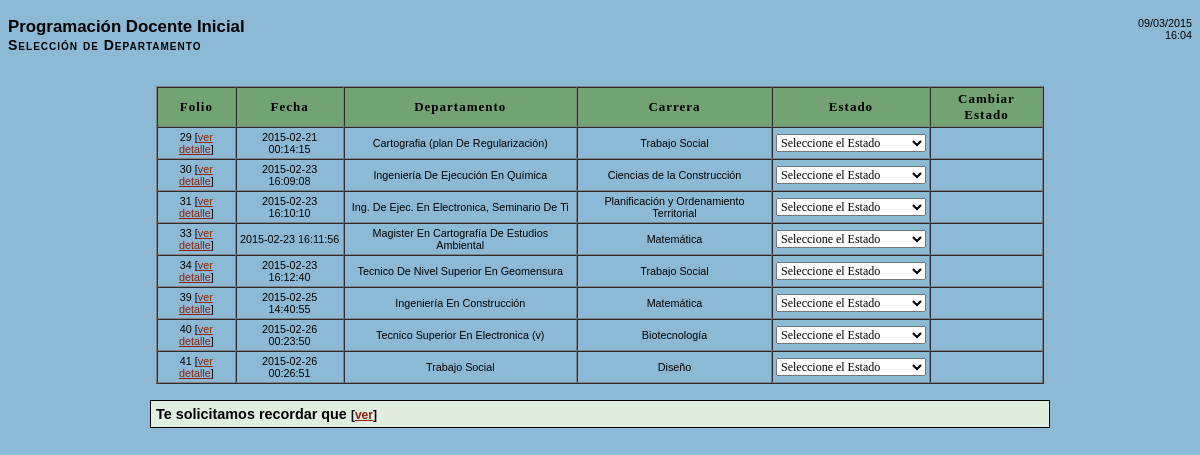
Screenshot of /gestionDecanato/pdi.php with the database file from the repository.
### tables this page shows
CREATE TABLE `PDI` (
  `ID_PDI` int(11) NOT NULL AUTO_INCREMENT,
  `Estado_PDI` int(11) NOT NULL,
  `Nombre_docente` varchar(45) NOT NULL,
  `ID_profesor` varchar(45) NOT NULL,
  `ID_escuela` varchar(45) NOT NULL,
  `Fecha_PDI` datetime NOT NULL,
  `departamentos_ID_depto` int(11) NOT NULL,
  `carreras_ID_carrera` int(11) NOT NULL,
  `PDI_cancelado` int(11) DEFAULT NULL,
  PRIMARY KEY (`ID_PDI`,`departamentos_ID_depto`,`carreras_ID_carrera`,`Estado_PDI`),
  UNIQUE KEY `ID_PDI` (`ID_PDI`),
  KEY `fk_PDI_carreras1_idx` (`carreras_ID_carrera`),
  KEY `fk_PDI_departamentos1_idx` (`departamentos_ID_depto`),
  KEY `fk_Estado_PDI_estados_pdi_pdf_idx` (`Estado_PDI`)
);

CREATE TABLE `carreras` (
  `ID_carrera` int(11) NOT NULL,
  `Codigo_carrera` varchar(45) NOT NULL,
  `Nombre_carrera` varchar(45) NOT NULL,
  PRIMARY KEY (`ID_carrera`)
);

CREATE TABLE `departamentos` (
  `ID_depto` int(11) NOT NULL,
  `Nombre_depto` varchar(45) NOT NULL,
  PRIMARY KEY (`ID_depto`)
);

### gestionDecanato/pdi.php (the view, shortened to what this page needs)
<!DOCTYPE HTML PUBLIC '-//W3C//DTD HTML 4.01 Transitional//EN' 'http://www.w3.org/TR/html4/loose.dtd'>
<html>
	<head>
	</head>
	<body>
		<div id="fecha">
			<?php echo date("d/m/Y"). "<br/>" . date("H:i");?>
		</div>
		<h3>Programaci&oacute;n Docente Inicial<br><small>Selecci&oacute;n de Departamento</small></h3>
		<br />
		<?php
            $link = mysqli_connect('localhost', 'dbttii', 'dbttii', "ttii");
            $PDI1 = "SELECT * FROM `PDI` WHERE `ID_profesor` = '1' AND `Estado_PDI` = 1";
            $PDI2 = mysqli_query($link, $PDI1) or die('Consulta fallida $PDI2: '.mysqli_error($link));
            $cuenta = 0;
            while($fila = mysqli_fetch_assoc($PDI2)){
                $cuenta++;
                if($cuenta == 1){
                    echo '<table align="center" width="75%" border="1" cellpadding="3" cellspacing="0" class="pequena" id="pdiTabla"><tr class="titulo_fila"><td>Folio</td><td>Fecha</td><td>Departamento</td><td>Carrera</td><td>Estado</td><td>Cambiar Estado</td></tr>';
                }
                $carrera1 = "SELECT `Nombre_carrera` FROM `carreras` WHERE `ID_carrera` = ".$fila['carreras_ID_carrera'] ;
                $carrera2 = mysqli_query($link, $carrera1) or die('Consulta fallida $carrera2: ' . mysqli_error($link));
                $carrera3 = mysqli_fetch_assoc($carrera2);
                $depto1 = "SELECT `Nombre_depto` FROM `departamentos` WHERE `ID_depto` = ".$fila['departamentos_ID_depto'] ;
                $depto2 = mysqli_query($link, $depto1) or die('Consulta fallida $depto2: '.mysqli_error($link));
                $depto3 = mysqli_fetch_assoc($depto2);
                echo '<tr class="centro">';
                echo '<td onClick=mostrar("detalle'.$cuenta.'")>'.$fila['ID_PDI'].' [<a href="#" class="no_linea">ver detalle</a>]</td>';
                echo '<td>'.$fila['Fecha_PDI'].'</td>';
                echo '<td>'.$carrera3['Nombre_carrera'].'</td>';
                echo '<td>'.$depto3['Nombre_depto'].'</td>';
                echo '<td>';
                echo "<select id='id_estado".$cuenta."' name='estado".$cuenta."' onChange=changeText('id_estado".$cuenta."','estado".$cuenta."');validarSelect('id_estado".$cuenta."','estado".$cuenta."')>";
                echo "<option value='0'>Seleccione el Estado</option>";
				echo "</select>";
                echo '</td>';
                echo '<td><center><a id="estado'.$cuenta.'" href="pdi1.php?id_pdi='.$fila['ID_PDI'].'&estado=" style="display:none">Enviar</a></center></td>';
                echo '</tr>';
            }
            if($cuenta == 0) {
                echo '<div class="ayuda" style="text-align: left">
<div style="float:right"><img src="../images/icons/status_unknown.png" border="0" alt="·Atención!" title="·Atención!" width="32"></div>
<b>Estimado Docente:</b><br><p>No existe(n) Programaci&oacute;n(es) Docente Inicial para revisar en Decanato o no es fecha para realizar solicitudes.</p>
</div>';
            } else {
                echo '</table>';
            }
        ?>
        <br>
		<div class="cita" style="width:75%">
			<b>Te solicitamos recordar que <small>[<a href="javascript:ver_oculta('msg')" class="no_linea">ver</a>]</small></b>
		</div>
	</body>
</html>

### gestionDecanato/gestion.css (style rules this page uses)
body { background-color: #8CBAD6; color: black; font-family: Trebuchet MS,sans-serif; font-size: 90% }
a { color: #8F1F08 }
h3 small { font-variant: small-caps; letter-spacing: 1px }
.cita { width: 95%; background-color:#E0EEE0; padding: 5px; margin-left: auto; margin-right: auto; border: 1px solid black; }
.pequena { font-size: 75%; }
.titulo_fila { font: 13px Verdana; background-color: #73A273; color: black; font-weight: Bold; text-align: center; letter-spacing: 1px }
.centro { text-align: center; }
#fecha { font-size: .75em; font-family: Arial; float: right; text-align: right; }
select { font: 12px Verdana }

### rows the page displays
pdi: shows "Folio", ID_PDI "29", Fecha_PDI "2015-02-21 00:14:15", carreras_ID_carrera.Nombre_carrera "Cartografia (plan De Regularización)", departamentos_ID_depto.Nombre_depto "Trabajo Social"
pdi: ID_PDI "30", Fecha_PDI "2015-02-23 16:09:08", carreras_ID_carrera.Nombre_carrera "Ingeniería De Ejecución En Química", departamentos_ID_depto.Nombre_depto "Ciencias de la Construcción"
pdi: ID_PDI "31", Fecha_PDI "2015-02-23 16:10:10", carreras_ID_carrera.Nombre_carrera "Ing. De Ejec. En Electronica, Seminario De Ti", departamentos_ID_depto.Nombre_depto "Planificación y Ordenamiento Territorial"
pdi: ID_PDI "33", Fecha_PDI "2015-02-23 16:11:56", carreras_ID_carrera.Nombre_carrera "Magister En Cartografía De Estudios Ambiental", departamentos_ID_depto.Nombre_depto "Matemática"
pdi: ID_PDI "34", Fecha_PDI "2015-02-23 16:12:40", carreras_ID_carrera.Nombre_carrera "Tecnico De Nivel Superior En Geomensura", departamentos_ID_depto.Nombre_depto "Trabajo Social"
pdi: ID_PDI "39", Fecha_PDI "2015-02-25 14:40:55", carreras_ID_carrera.Nombre_carrera "Ingeniería En Construcción", departamentos_ID_depto.Nombre_depto "Matemática"
pdi: ID_PDI "40", Fecha_PDI "2015-02-26 00:23:50", carreras_ID_carrera.Nombre_carrera "Tecnico Superior En Electronica (v)", departamentos_ID_depto.Nombre_depto "Biotecnología"
pdi: ID_PDI "41", Fecha_PDI "2015-02-26 00:26:51", carreras_ID_carrera.Nombre_carrera "Trabajo Social", departamentos_ID_depto.Nombre_depto "Diseño"
